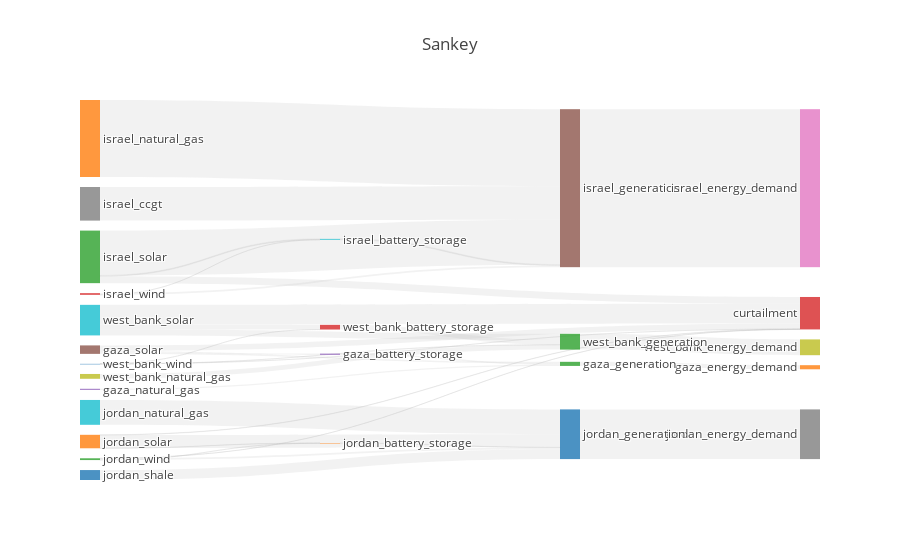

Write notebook code for a chart like this one.
### Code cell
results.plot_flows_sankey()

### Figure 1 — Plotly figure (JSON) as saved in the notebook; plotly's stock layout.template omitted (floating-point values rounded to 4 significant figures)
{"data": [{"domain": {"x": [0, 1], "y": [0, 1]}, "link": {"color": ["rgba(189, 189, 189, 0.2)", "rgba(189, 189, 189, 0.2)", "rgba(189, 189, 189, 0.2)", "rgba(189, 189, 189, 0.2)", "rgba(189, 189, 189, 0.2)", "rgba(189, 189, 189, 0.2)", "rgba(189, 189, 189, 0.2)", "rgba(189, 189, 189, 0.2)", "rgba(189, 189, 189, 0.2)", "rgba(189, 189, 189, 0.2)", "rgba(189, 189, 189, 0.2)", "rgba(189, 189, 189, 0.2)", "rgba(189, 189, 189, 0.2)", "rgba(189, 189, 189, 0.2)", "rgba(189, 189, 189, 0.2)", "rgba(189, 189, 189, 0.2)", "rgba(189, 189, 189, 0.2)", "rgba(189, 189, 189, 0.2)", "rgba(189, 189, 189, 0.2)", "rgba(189, 189, 189, 0.2)", "rgba(189, 189, 189, 0.2)", "rgba(189, 189, 189, 0.2)", "rgba(189, 189, 189, 0.2)", "rgba(189, 189, 189, 0.2)", "rgba(189, 189, 189, 0.2)", "rgba(189, 189, 189, 0.2)", "rgba(189, 189, 189, 0.2)", "rgba(189, 189, 189, 0.2)", "rgba(189, 189, 189, 0.2)", "rgba(189, 189, 189, 0.2)", "rgba(189, 189, 189, 0.2)", "rgba(189, 189, 189, 0.2)", "rgba(189, 189, 189, 0.2)", "rgba(189, 189, 189, 0.2)", "rgba(189, 189, 189, 0.2)", "rgba(189, 189, 189, 0.2)", "rgba(189, 189, 189, 0.2)", "rgba(189, 189, 189, 0.2)", "rgba(189, 189, 189, 0.2)", "rgba(189, 189, 189, 0.2)", "rgba(189, 189, 189, 0.2)", "rgba(189, 189, 189, 0.2)", "rgba(189, 189, 189, 0.2)", "rgba(189, 189, 189, 0.2)", "rgba(189, 189, 189, 0.2)", "rgba(189, 189, 189, 0.2)", "rgba(189, 189, 189, 0.2)", "rgba(189, 189, 189, 0.2)", "rgba(189, 189, 189, 0.2)", "rgba(189, 189, 189, 0.2)", "rgba(189, 189, 189, 0.2)", "rgba(189, 189, 189, 0.2)"], "source": [0, 34, 2, 32, 4, 5, 5, 5, 39, 7, 8, 9, 35, 35, 35, 35, 11, 12, 12, 12, 13, 13, 13, 41, 15, 16, 17, 40, 40, 40, 19, 20, 21, 21, 21, 22, 22, 22, 43, 24, 25, 26, 42, 42, 42, 28, 29, 29, 29, 30, 30, 30], "target": [31, 32, 32, 31, 32, 33, 34, 32, 35, 35, 35, 35, 31, 36, 37, 38, 35, 33, 39, 35, 33, 39, 35, 40, 40, 40, 40, 36, 37, 38, 40, 40, 33, 41, 40, 33, 41, 40, 42, 42, 42, 42, 36, 37, 38, 42, 33, 43, 42, 33, 43, 42], "value": [0, 730600.0, 0, 2335000.0, 674100.0, 3152000.0, 731300.0, 929900.0, 511400.0, 19110000.0, 0, 0, 0, 89900000.0, 0, 0, 43810000.0, 3901000.0, 475900.0, 25530000.0, 0, 35960.0, 930700.0, 147300.0, 0, 0, 0, 0, 28280000.0, 0, 14140000.0, 5655000.0, 149500.0, 104600.0, 7411000.0, 47430.0, 42800.0, 924300.0, 2664000.0, 0, 0, 0, 0, 0, 8979000.0, 2733000.0, 11180000.0, 2666000.0, 3549000.0, 24500.0, 619.1, 33780.0]}, "node": {"label": ["egypt_generation", "gaza_battery_storage", "gaza_diesel", "gaza_generation", "gaza_natural_gas", "gaza_solar", "israel_battery_storage", "israel_ccgt", "israel_coal", "israel_diesel", "israel_generation", "israel_natural_gas", "israel_solar", "israel_wind", "jordan_battery_storage", "jordan_ccgt", "jordan_coal", "jordan_diesel", "jordan_generation", "jordan_natural_gas", "jordan_shale", "jordan_solar", "jordan_wind", "west_bank_battery_storage", "west_bank_ccgt", "west_bank_coal", "west_bank_diesel", "west_bank_generation", "west_bank_natural_gas", "west_bank_solar", "west_bank_wind", "gaza_energy_demand", "gaza_generation", "curtailment", "gaza_battery_storage", "israel_generation", "israel_energy_demand", "jordan_energy_demand", "west_bank_energy_demand", "israel_battery_storage", "jordan_generation", "jordan_battery_storage", "west_bank_generation", "west_bank_battery_storage"], "line": {"color": "black", "width": 0}, "pad": 10}, "orientation": "h", "type": "sankey", "valueformat": ".0f"}], "layout": {"autosize": true, "font": {"size": 12}, "title": {"text": "Sankey"}}}
